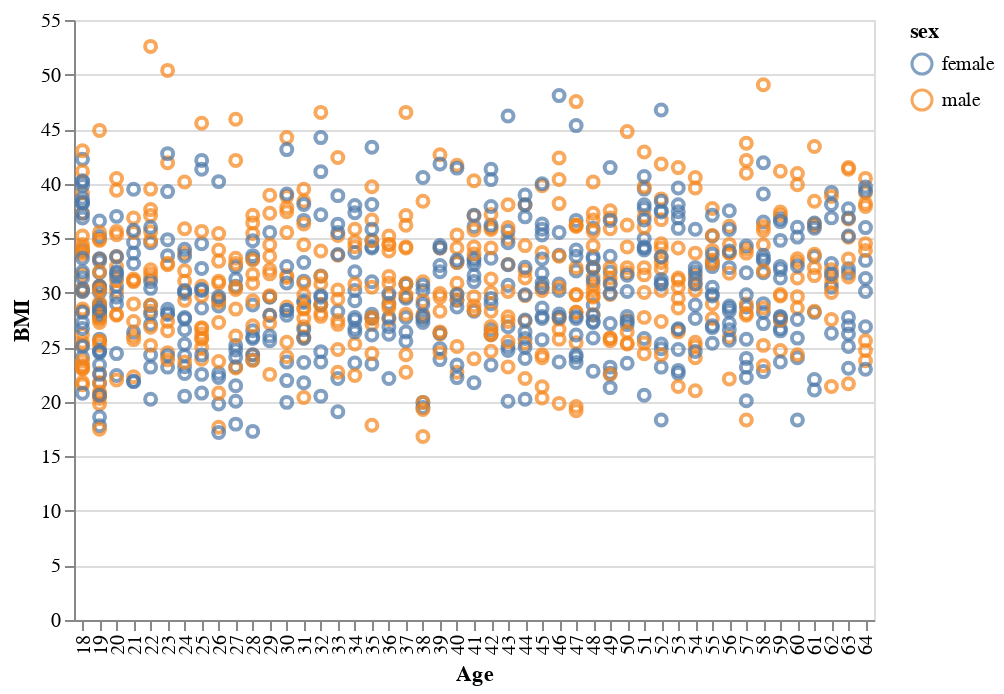

The notebook cell this image was saved under:
### Markdown cell above
**Let's see how BMI is changing with Age for Males and Females**

We are expecting both male and females have usual BMI.

### Code cell
alt.Chart(X_train).mark_point().encode(
    
    alt.X('age:N', title = 'Age'),
    alt.Y('bmi:Q', title = 'BMI'),
    alt.Color('sex:N')
)

### Figure 1 — Vega-Lite specification as saved in the notebook (floating-point values rounded to 4 significant figures; data arrays with more than 128 entries replaced by an {"elided": "..."} marker saying what was removed)
{"$schema": "https://vega.github.io/schema/vega-lite/v3.4.0.json", "config": {"mark": {"tooltip": null}, "view": {"height": 300, "width": 400}}, "data": {"name": "data-c3ed0103d08f501addcb79263a8fe734"}, "datasets": {"data-c3ed0103d08f501addcb79263a8fe734": {"elided": "936 records"}}, "encoding": {"color": {"field": "sex", "type": "nominal"}, "x": {"field": "age", "title": "Age", "type": "nominal"}, "y": {"field": "bmi", "title": "BMI", "type": "quantitative"}}, "mark": "point"}
